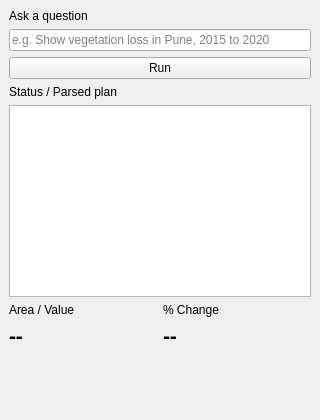
<?xml version="1.0" encoding="UTF-8"?>
<ui version="4.0">
 <class>PixelPiratesDockWidgetBase</class>
 <widget class="QDockWidget" name="PixelPiratesDockWidgetBase">
  <property name="geometry">
   <rect>
    <x>0</x>
    <y>0</y>
    <width>320</width>
    <height>420</height>
   </rect>
  </property>
  <property name="windowTitle">
   <string>Pixel Pirates NDVI Assistant</string>
  </property>
  <widget class="QWidget" name="dockWidgetContents">
   <layout class="QVBoxLayout" name="verticalLayout">
    <item>
     <widget class="QLabel" name="queryPromptLabel">
      <property name="text">
       <string>Ask a question</string>
      </property>
     </widget>
    </item>
    <item>
     <widget class="QLineEdit" name="queryLineEdit">
      <property name="placeholderText">
       <string>e.g. Show vegetation loss in Pune, 2015 to 2020</string>
      </property>
     </widget>
    </item>
    <item>
     <widget class="QPushButton" name="runButton">
      <property name="text">
       <string>Run</string>
      </property>
     </widget>
    </item>
    <item>
     <widget class="QLabel" name="statusPromptLabel">
      <property name="text">
       <string>Status / Parsed plan</string>
      </property>
     </widget>
    </item>
    <item>
     <widget class="QTextEdit" name="statusTextEdit">
      <property name="readOnly">
       <bool>true</bool>
      </property>
     </widget>
    </item>
    <item>
     <layout class="QHBoxLayout" name="statsLayout">
      <item>
       <layout class="QVBoxLayout" name="valueStatLayout">
        <item>
         <widget class="QLabel" name="valueCaptionLabel">
          <property name="text">
           <string>Area / Value</string>
          </property>
         </widget>
        </item>
        <item>
         <widget class="QLabel" name="valueStatLabel">
          <property name="text">
           <string>--</string>
          </property>
          <property name="styleSheet">
           <string notr="true">font-size: 16pt; font-weight: bold;</string>
          </property>
         </widget>
        </item>
       </layout>
      </item>
      <item>
       <layout class="QVBoxLayout" name="changeStatLayout">
        <item>
         <widget class="QLabel" name="changeCaptionLabel">
          <property name="text">
           <string>% Change</string>
          </property>
         </widget>
        </item>
        <item>
         <widget class="QLabel" name="changeStatLabel">
          <property name="text">
           <string>--</string>
          </property>
          <property name="styleSheet">
           <string notr="true">font-size: 16pt; font-weight: bold;</string>
          </property>
         </widget>
        </item>
       </layout>
      </item>
     </layout>
    </item>
    <item>
     <spacer name="verticalSpacer">
      <property name="orientation">
       <enum>Qt::Vertical</enum>
      </property>
      <property name="sizeHint" stdset="0">
       <size>
        <width>20</width>
        <height>40</height>
       </size>
      </property>
     </spacer>
    </item>
   </layout>
  </widget>
 </widget>
 <resources/>
 <connections/>
</ui>
